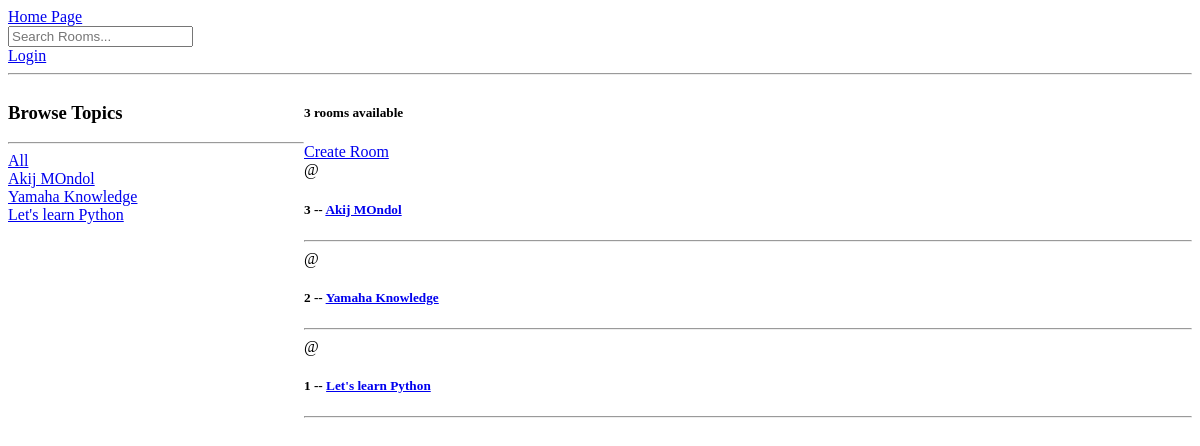
The app's page /, older data.
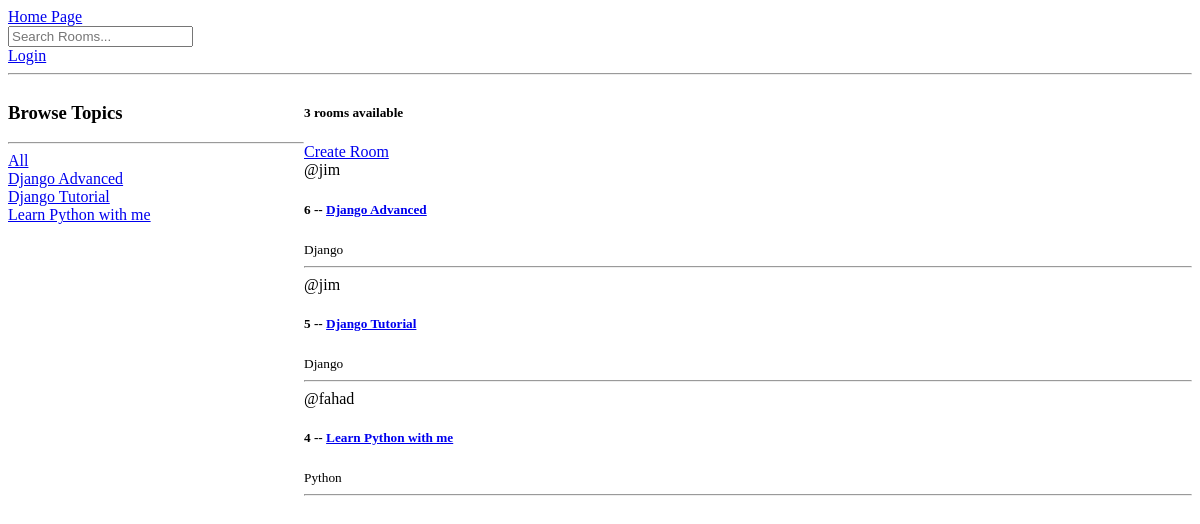
The same page, newer data.
### base/models.py (models this page shows, shortened)
class Room(models.Model):
    host = models.ForeignKey(User, on_delete=models.SET_NULL, null=True)
    topic = models.ForeignKey(Topic, on_delete=models.SET_NULL, null=True)
    name = models.CharField(max_length=200)
    description = models.TextField(null=True, blank=True)
    updated = models.DateTimeField(auto_now=True)
    created = models.DateTimeField(auto_now_add=True)
    class Meta:
        ordering = ['-updated', '-created']

class Topic(models.Model):
    name = models.CharField(max_length=200)

### base/views.py (the view)
# urls.py: path("", views.home, name="home"),
def home(request):
    q = request.GET.get('q') if request.GET.get('q') != None else ''
    rooms = Room.objects.filter(
        Q(topic__name__icontains=q) |
        Q(name__icontains=q) |
        Q(description__icontains=q)
    )
    room_count = rooms.count()
    topics = Room.objects.all()
    context = {"rooms": rooms, 'topics': topics, 'room_count': room_count}
    return render(request, "base/home.html", context)

### base/templates/base/home.html (shortened to what this page needs)
{% extends "main.html" %}
{% block content %}
    <div class="home-container">
        <div>
            <h3>Browse Topics</h3>
            <hr>
            <div>
                <a href="{% url 'home' %}">All</a>
            </div>
            {% for topic in topics %}
                <div>
                    <a href="{% url 'home' %}?q={{ topic.name }}">{{ topic.name }}</a>
                </div>
            {% endfor %}
        </div>
        <div>
            <h5>{{ room_count }} rooms available</h5>
            <a href="{% url 'create-room' %}">Create Room</a>
            <div>
                {% for room in rooms %}
                    <div>
                        <span>@{{ room.host.username }}</span>
                        <h5>{{ room.id }} -- <a href="{% url 'room' room.id %}"> {{ room.name }} </a></h5>
                        <small>{{ room.topic.name }}</small>
                        <hr>
                    </div>
                {% endfor %}
            </div>
        </div>
    </div>
{% endblock %}

### templates/main.html (shortened to what this page needs)
<!DOCTYPE html>
<html lang="en">
<head>
</head>
<body>
    {% include "navbar.html" %}
    {% block content %}
    {% endblock %}
</body>
</html>

### templates/navbar.html
<a href="/">
    Home Page
</a>
<div>
    <form action="{% url 'home' %}" method="get">
        <input type="text" name="q" placeholder="Search Rooms..." />
    </form>
    {% if request.user.is_authenticated %}
    <a href="{% url 'logout' %}">Logout</a>
    {% else %}
    <a href="{% url 'login' %}">Login</a>
    {% endif%}
</div>
<hr>

### base/templates/base/home.html (style rules this page uses)
.home-container { display: grid; grid-template-columns: 1fr 3fr; }

Row changes from the older to the newer data that the page shows:
removed Room: name "Akij MOndol", id "3"
removed Room: name "Yamaha Knowledge", id "2"
removed Room: name "Let's learn Python", id "1"
added Room: name "Django Advanced", host.username "jim", id "6", topic.name "Django"
added Room: name "Django Tutorial", host.username "jim", id "5", topic.name "Django"
added Room: name "Learn Python with me", host.username "fahad", id "4", topic.name "Python"
